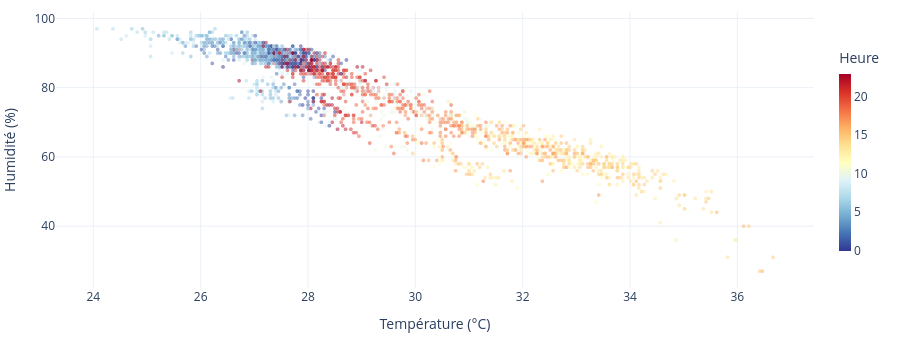

Notebook source saved alongside this figure:
### Code cell
fig_scatter_temp_hum(data=data_meteo)

### Figure 1 — Plotly figure (JSON) as saved in the notebook; plotly's stock layout.template omitted (floating-point values rounded to 4 significant figures; data arrays with more than 128 entries replaced by an {"elided": "..."} marker saying what was removed)
{"data": [{"customdata": {"elided": "1858x2 float values"}, "hovertemplate": "Température (°C)=%{x}<br>Humidité (%)=%{y}<br>apparent_temperature=%{customdata[0]:.1f}<br>precipitation=%{customdata[1]:.2f}<br>Heure=%{marker.color}<extra></extra>", "legendgroup": "", "marker": {"color": {"elided": "1858 int values"}, "coloraxis": "coloraxis", "opacity": 0.5, "size": 4, "symbol": "circle"}, "mode": "markers", "name": "", "showlegend": false, "type": "scattergl", "x": {"elided": "1858 float values"}, "xaxis": "x", "y": {"elided": "1858 float values"}, "yaxis": "y"}], "layout": {"coloraxis": {"colorbar": {"len": 0.8, "thickness": 12, "title": {"text": "Heure"}}, "colorscale": [[0, "rgb(49,54,149)"], [0.1, "rgb(69,117,180)"], [0.2, "rgb(116,173,209)"], [0.3, "rgb(171,217,233)"], [0.4, "rgb(224,243,248)"], [0.5, "rgb(255,255,191)"], [0.6, "rgb(254,224,144)"], [0.7, "rgb(253,174,97)"], [0.8, "rgb(244,109,67)"], [0.9, "rgb(215,48,39)"], [1, "rgb(165,0,38)"]]}, "height": 340, "legend": {"tracegroupgap": 0}, "margin": {"b": 10, "l": 10, "r": 10, "t": 10}, "xaxis": {"anchor": "y", "domain": [0, 1], "title": {"text": "Température (°C)"}}, "yaxis": {"anchor": "x", "domain": [0, 1], "title": {"text": "Humidité (%)"}}}}
